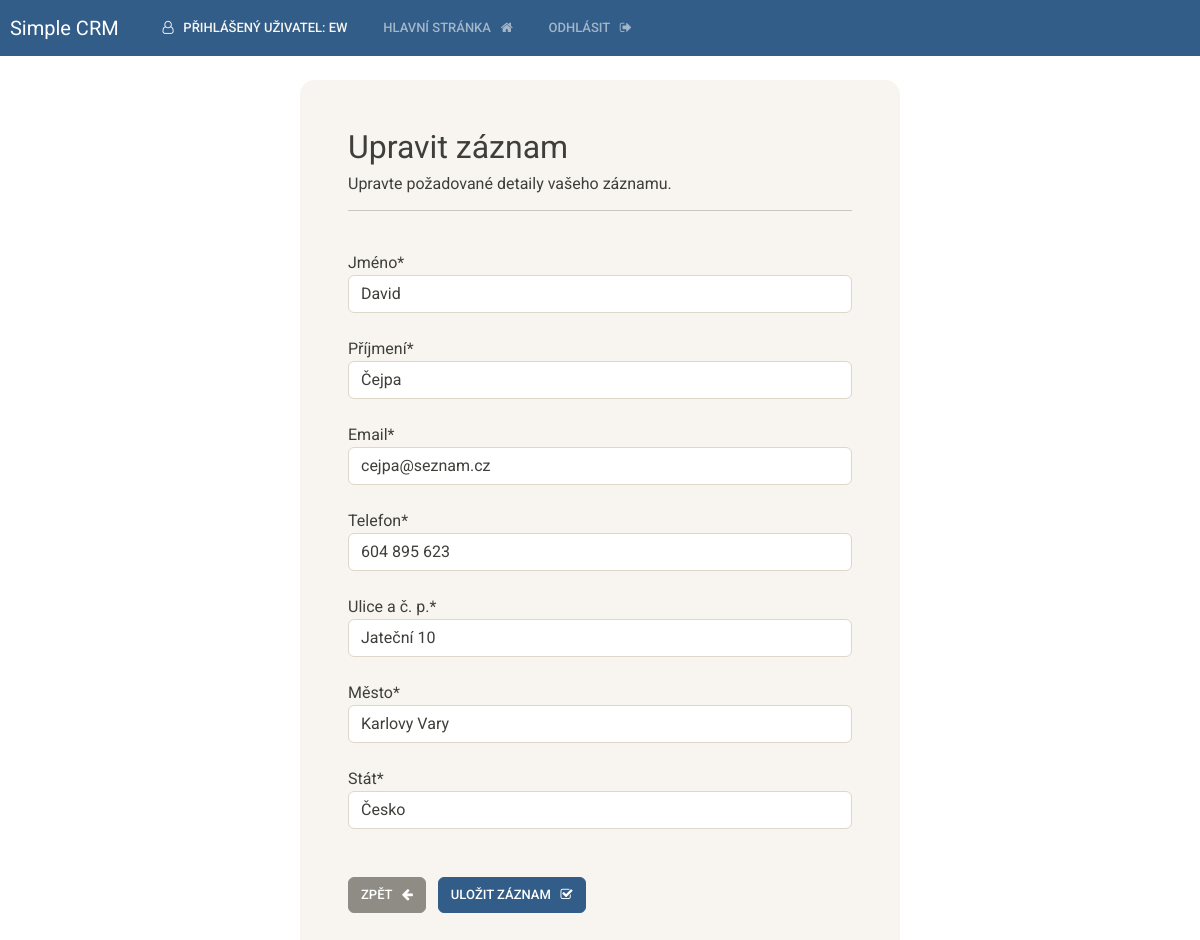
Page /update-record/2 (signed in) on the committed database.
### webapp/models.py (models this page shows, shortened)
class Record(models.Model):
    creation_date = models.DateTimeField(auto_now_add=True)
    first_name = models.CharField(max_length=100)
    last_name = models.CharField(max_length=100)
    email = models.CharField(max_length=255)
    phone = models.CharField(max_length=20)
    address = models.CharField(max_length=300)
    city = models.CharField(max_length=255)
    country = models.CharField(max_length=125)

### webapp/views.py (the view)
# urls.py: path('update-record/<int:pk>', views.update_record, name="update-record"), # update record
@login_required(login_url='my-login')
def update_record(request, pk):
    record = Record.objects.get(id=pk)
    form = UpdateRecordForm(instance=record)
    if request.method == 'POST':
        form = UpdateRecordForm(request.POST, instance=record)
        if form.is_valid():
            form.save()
            messages.success(request, "Upravený záznam byl úspěšně uložen!")
            return redirect("dashboard")
    context = {'form':form}
    return render(request, 'webapp/update-record.html', context=context)

### webapp/forms.py
class UpdateRecordForm(forms.ModelForm):
    first_name = forms.CharField(label='Jméno', widget=forms.TextInput)
    last_name = forms.CharField(label='Příjmení', widget=forms.TextInput)
    email = forms.CharField(label='Email', widget=forms.TextInput)
    phone = forms.CharField(label='Telefon', widget=forms.TextInput)
    address = forms.CharField(label='Ulice a č. p.', widget=forms.TextInput)
    city = forms.CharField(label='Město', widget=forms.TextInput)
    country = forms.CharField(label='Stát', widget=forms.TextInput)
    class Meta:
        model = Record
        fields = ['first_name', 'last_name', 'email', 'phone', 'address', 'city', 'country' ]

### webapp/templates/webapp/update-record.html (shortened to what this page needs)
{% extends 'webapp/base.html' %}
{% load crispy_forms_tags %}
{% block content %}
<body>
    <div class="container bg-light shadow-md p-5 form-layout">
        <h2> Upravit záznam </h2>
        <h6> Upravte požadované detaily vašeho záznamu. </h6>
        <hr>
        <br>
        <form method="POST" autocomplete="off">
            {{form.first_name|as_crispy_field}}
            <br>
            {{form.last_name|as_crispy_field}}
            <br>
            {{form.email|as_crispy_field}}
            <br>
            {{form.phone|as_crispy_field}}
            <br>
            {{form.address|as_crispy_field}}
            <br>
            {{form.city|as_crispy_field}}
            <br>
            {{form.country|as_crispy_field}}
            <br>
            <br>
            <a href="{% url 'dashboard' %}" class="btn btn-secondary">
                Zpět &nbsp;
                <i class="fa fa-arrow-left" aria-hidden="true"></i>
            </a>
            <button type="submit" class="btn btn-primary">
                Uložit záznam &nbsp;
                <i class="fa fa-check-square-o" aria-hidden="true"></i>
            </button>
        </form>
    </div>
</body>
{% endblock %}

### webapp/templates/webapp/navbar.html (shortened to what this page needs)
<nav class="navbar navbar-expand-lg navbar-dark bg-primary justify-content-center">
    <a class="navbar-brand main-heading" href="{% url '' %}">
      &nbsp; Simple CRM
    </a>
      <div class="collapse navbar-collapse text-center" id="navbarNavDropdown">
        <ul class="navbar-nav mr-auto">
          {% if user.is_authenticated %}
            <li class="nav-link text-light">
              <i class="fa fa-user-o" aria-hidden="true"></i>
              &nbsp; Přihlášený uživatel: {{user}}
            </li>
            <li class="nav-item">
              <a class="nav-link" href="{% url 'dashboard' %}">
                Hlavní stránka &nbsp;
                <i class="fa fa-home" aria-hidden="true"></i> </a>
            </li>
            <li class="nav-item">
              <a class="nav-link" href="{% url 'user-logout' %}">
                Odhlásit &nbsp;
                <i class="fa fa-sign-out" aria-hidden="true"></i>
              </a>
            </li>
        </ul>
        {% endif %}
      </div>
  </nav>

### static/css/styles.css (style rules this page uses)
.form-layout { border-radius: 15px; width: 600px; }
.container { z-index: 10; }

### rows in the picture
Record: first_name "David", last_name "Čejpa", email "cejpa@seznam.cz", phone "604 895 623", address "Jateční 10", city "Karlovy Vary", country "Česko"

### other values in the picture
{{ user }} "EW"
